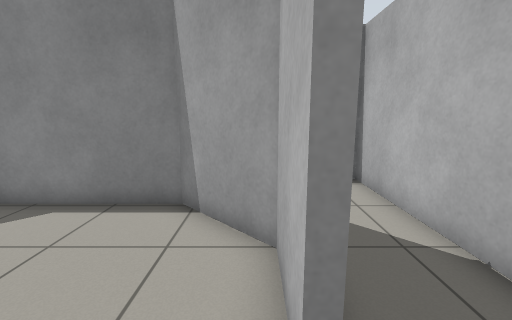
view 1 (above)

22 first-person views from a walk through a robot-simulator world made for Gazebo. The camera is 1.1 m above the floor, tilts 10° down and sees 90° across. The floor is counted in squares, 0.5 m on a side. Each view is taken from the middle of a square. On the plan, view 1 faces up. The plan holds only what a view shows up to about 16 squares ahead; the rest is blank.

view 2
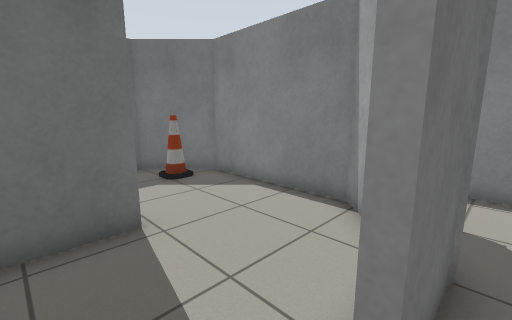

view 3
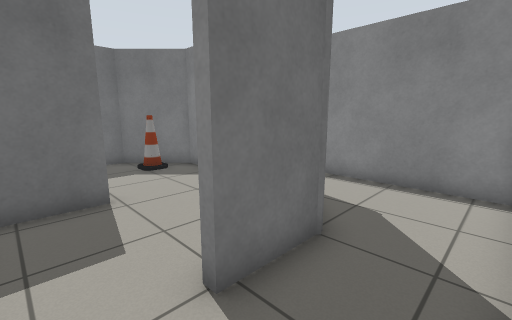

view 4
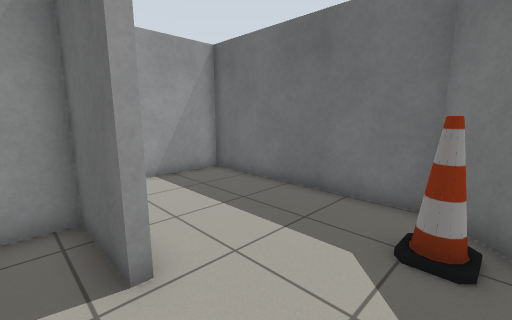

view 5
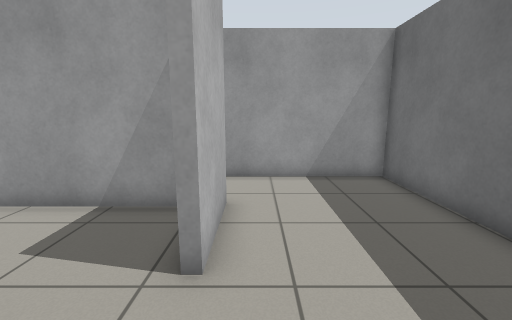

view 6
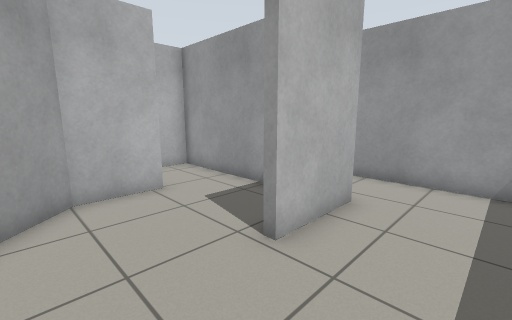

view 7
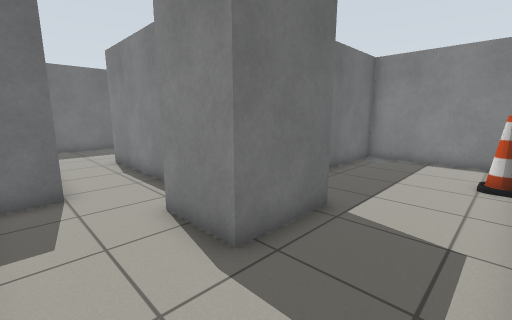

view 8
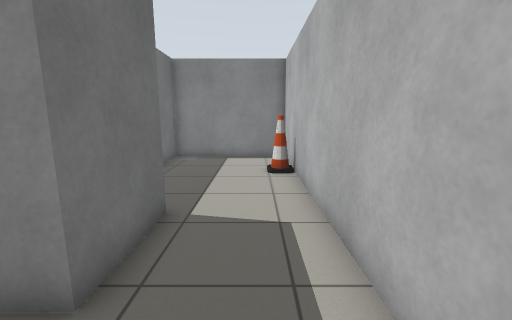

view 9
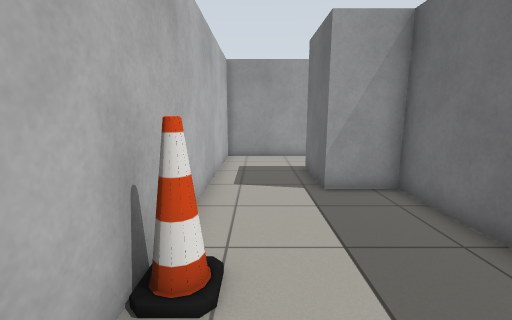

view 10
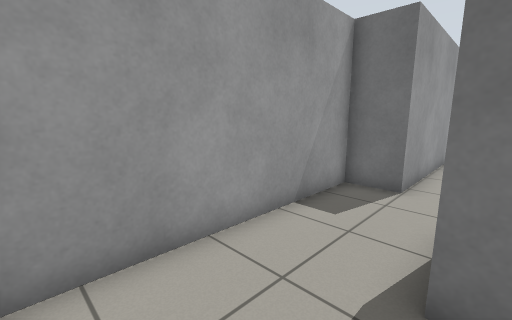

view 11
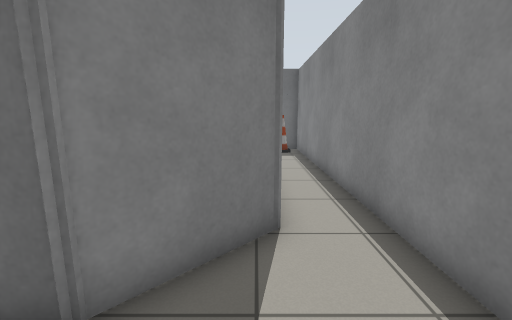

view 12
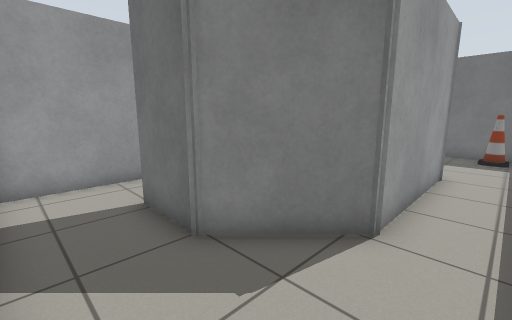

view 13
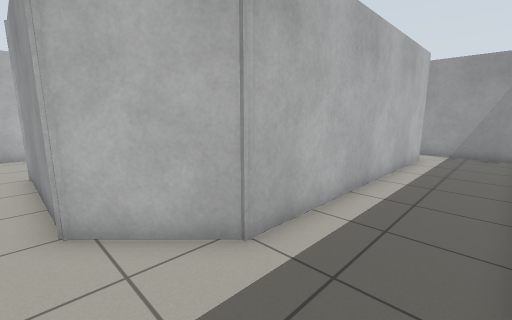

view 14
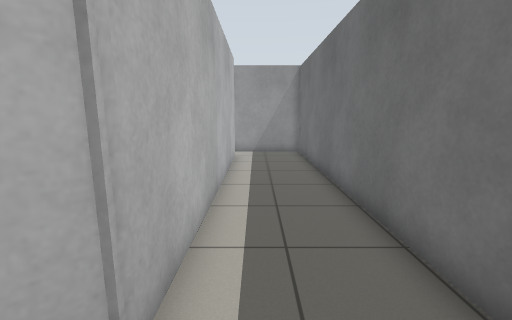

view 15
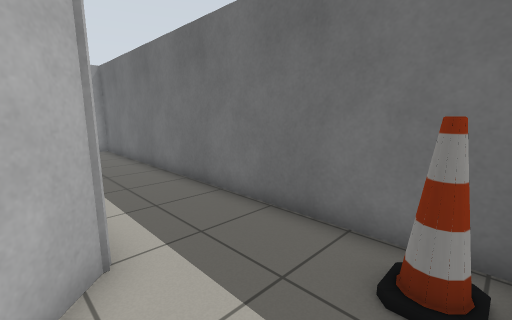

view 16
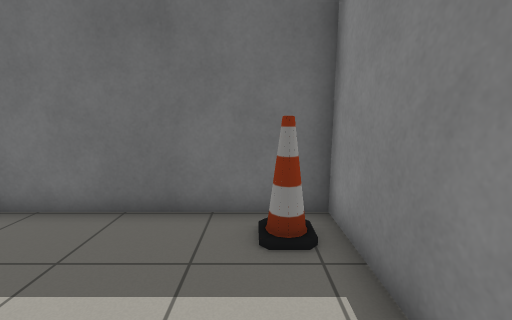

view 17
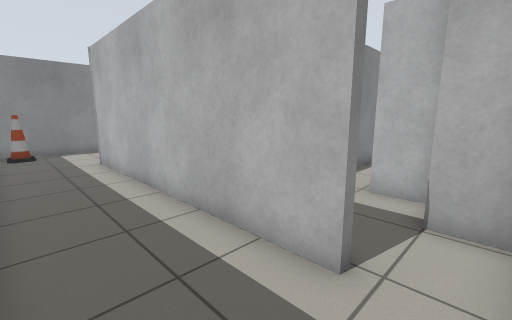

view 18
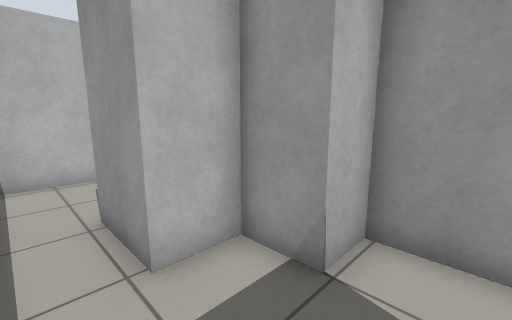

view 19
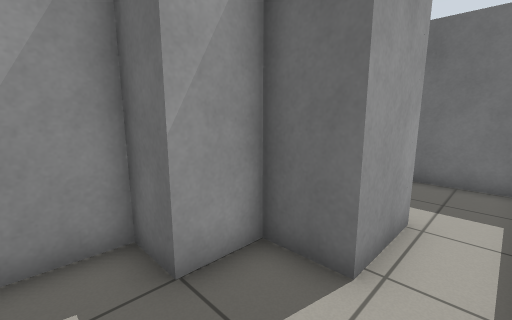

view 20
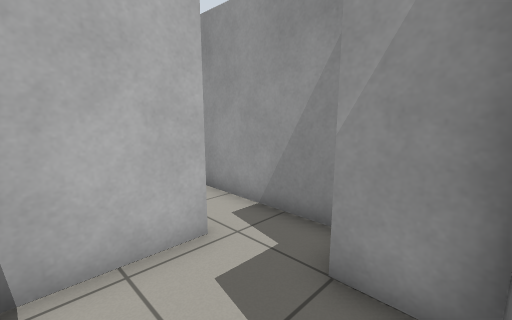

view 21
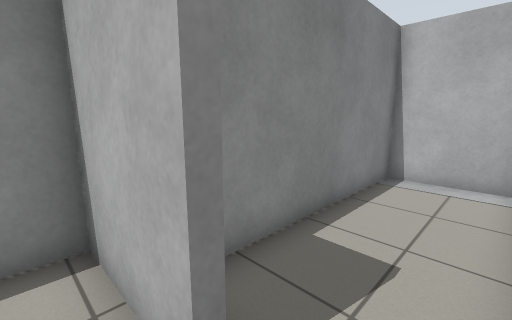

view 22
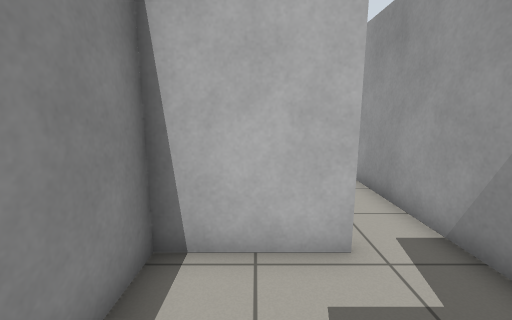

### Floor plan
Points are (right, up) in squares from view 1. A wall is a line through its corners. A room is listed if a view was taken in it or the views show most of it. See-through windows are left out.
Room 1 (views 1, 2, 3, 4)
walls: (0.6, 4.1) (0.6, 1.7) (0.3, 1.7) (0.3, 4) (-1.8, 6.1) (-3.5, 6.1); (3.5, 3.1) (3.5, 4.6); (-3.9, 1.8) (-3.9, -0.9) (3.5, -0.9) (3.5, 0.3)
ways out: opening at (-4, 3.5) to room 2; opening at (2.5, 3.5) to room 4
Room 2 (views 5, 6)
walls: (-4.3, -1.2) (-4.3, 1.8) (-3.9, 1.8); (-3.5, 6.1) (-7.4, 6.1) (-9.6, 3.9) (-9.6, -4) (-5.6, -4)
ways out: opening at (-4, 3.5) to room 1; opening at (-5.5, -2.5) to room 3
objects: cone (-8, 4) to (-7, 4)
Room 3 (views 7, 8, 9, 10)
walls: (0.9, -1.2) (-4.3, -1.2); (-5.6, -4) (1.1, -4) (1.1, -5.7) (9.5, -5.7) (9.5, 8.7) (3.7, 8.7) (3.7, 0.6) (5.9, 0.6) (5.9, -2.4) (3.4, -2.4)
ways out: opening at (-5.5, -2.5) to room 2
objects: cone (9, 5)
Room 4 (views 11, 12, 16)
walls: (3.5, 4.6) (3.5, 8.7) (-8.4, 8.7); (-7.5, 6.4) (-1.7, 6.4) (0.6, 4.1)
ways out: opening at (2.5, 3.5) to room 1; opening at (-9, 7.5) to room 5
Room 5 (views 13, 14, 15, 17)
walls: (-9.9, -7.5) (-9.9, 4.1) (-7.5, 6.4); (-8.4, 8.7) (-13.6, 8.7) (-13.6, -9.4) (-10.4, -9.4)
ways out: opening at (-9, 7.5) to room 4; opening at (-10, -8.5) to room 8
objects: cone (-12, 7) to (-12, 8)
Room 6 (views 18, 19, 20, 22)
walls: (-7.3, -8) (-5.6, -8) (-5.6, -6.3) (-3.1, -6.3) (-3.1, -8) (-1.4, -8); (-9.6, -4.7) (-9.6, -7.2); (0.8, -6.4) (0.8, -4.3) (-2.1, -4.3)
ways out: opening at (-0.5, -7) to room 7; opening at (-8.5, -7) to room 8
Room 7 (view 21)
walls: (0.8, -7.6) (0.8, -6.4); (-1.4, -8) (-1.4, -9.4) (5.6, -9.4); (9.5, -9.2) (9.5, -6) (2.3, -6)
ways out: opening at (-0.5, -7) to room 6
Room 8 (no view inside)
walls: (-9.5, -7.5) (-9.9, -7.5); (-10.4, -9.4) (-7.3, -9.4) (-7.3, -8)
ways out: opening at (-10, -8.5) to room 5; opening at (-8.5, -7) to room 6

Positions as (right, up) in squares from view 1, and headings:
1: (0, 0), facing up
2: (1, 0), facing up-left
3: (3, 0), facing up-left
4: (-3, 5), facing down-left
5: (-5, 5), facing down
6: (-7, 5), facing down-right
7: (9, -5), facing up-left
8: (8, -5), facing up
9: (8, 8), facing down
10: (9, -2), facing down-left
11: (3, 6), facing left
12: (3, 8), facing down-left
13: (-13, 7), facing down-right
14: (-11, 6), facing down
15: (-9, 8), facing down-left
16: (-8, 7), facing left
17: (-13, -9), facing up-right
18: (-9, -5), facing down-right
19: (0, -5), facing down-left
20: (-3, -5), facing down-right
21: (0, -9), facing up-right
22: (-3, -6), facing right
